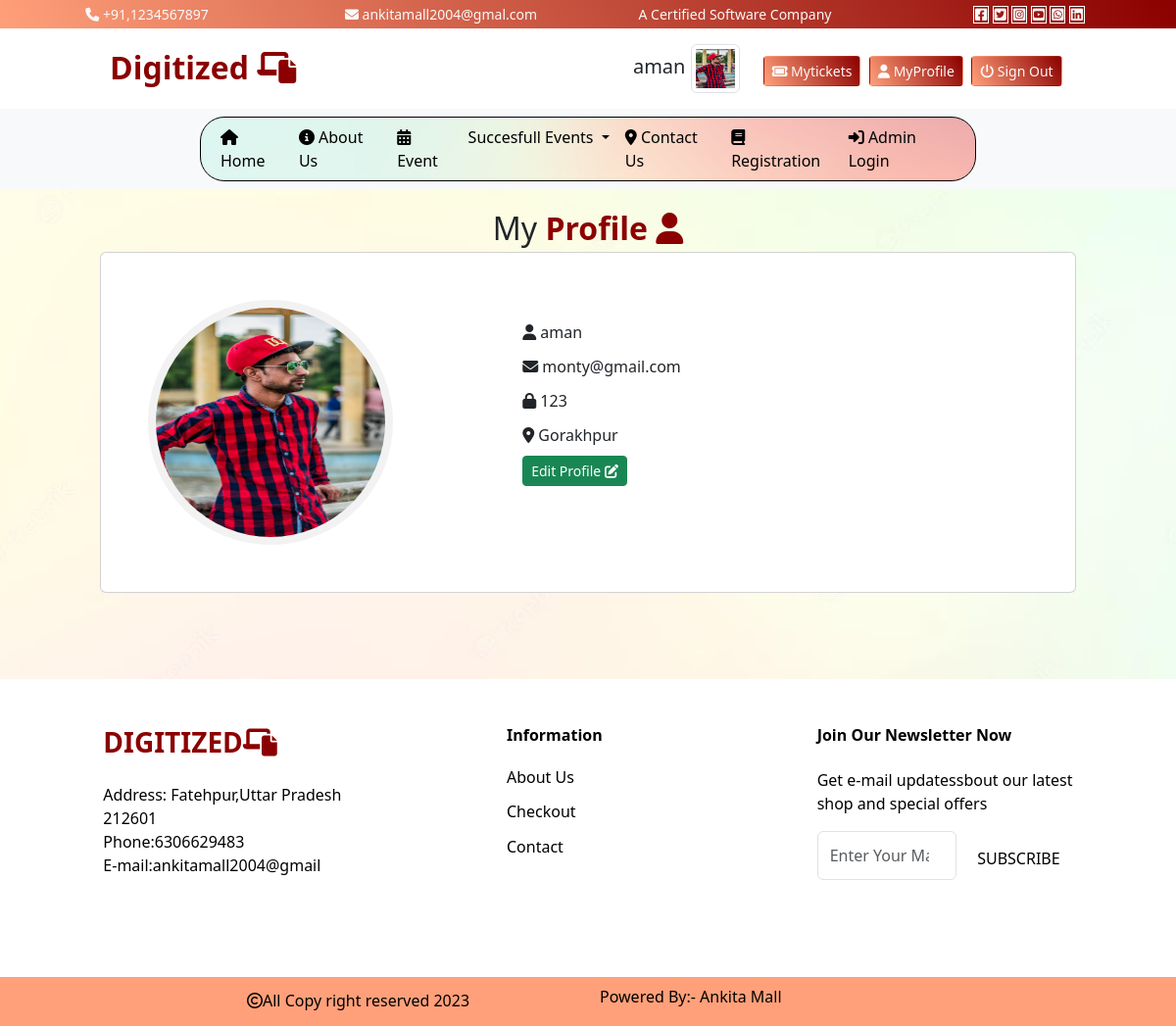
Screenshot of /user/myprofile/ (signed in) with the database file from the repository.
### user/models.py (models this page shows)
class register(models.Model):
    email=models.CharField(max_length=200,primary_key=True)
    uname=models.CharField(max_length=200,null=True)
    passwd=models.CharField(max_length=100,null=True)
    upic=models.ImageField(upload_to='static/profile',null=True)
    address=models.TextField(null=True)

### user/views.py (the view, shortened to what this page needs)
# urls.py: path('myprofile/',views.myprofile),
def myprofile(request):
    user=request.session.get('user')
    rdata="";
    if user:
        rdata=register.objects.filter(email=user)
    md={"mdata":rdata}
    return render(request,'user/myprofile.html',md)

### templates/user/myprofile.html (shortened to what this page needs)
{% extends 'base.html'%}
{% load static %}
{% block content %}
<div class="fs-2 text-center">
    My<b class="txt-mycolor"> Profile <i class="fa-solid fa-user"></i></b>
</div>
<div class="row">
    <div class="col-sm-10 mx-auto">
        {% for i in mdata %}
        <div class="card mb-3" >
  <div class="row g-0">
    <div class="col-md-5 p-5">
      <img src="/{{i.upic}}" style="height:250px;width:250px;border:8px solid #f2f2f2" class="img-fluid rounded-pill" alt="...">
    </div>
    <div class="col-md-7 py-5">
      <div class="card-body">
        <p class="card-text" style="line-height:35px;">
            <i class="fa-solid fa-user"></i> {{i.uname}}<br/>
            <i class="fa-solid fa-envelope"></i> {{i.email}}<br/>
            <i class="fa-solid fa-lock"></i> {{i.passwd}}<br/>
            <i class="fa-solid fa-location-dot"></i>  {{i.address}}<br/>
            <a href="#" class="btn btn-sm btn-success" onclick="demo()">Edit Profile <i class="fa-solid fa-pen-to-square"></i></a>
        </p>
         </div>
    </div>
  </div>
</div>
        {% endfor %}
    </div>
</div>
{% endblock %}

### templates/base.html (shortened to what this page needs)
<!DOCTYPE html>
{% load static %}
<html lang="en">
<head>
    <link href="{% static 'css/bootstrap.css' %}" rel="stylesheet"/>
    <link href="{% static 'css/all.css' %}" rel="stylesheet"/>
</head>
<body>
<div class="container-fluid">
    <div class="row t1 text-center bg-mycolor text-light py-1">
        <div class="col-lg-3 col-md-6 col-sm-12">
            <i class="fa-solid fa-phone"></i> +91,1234567897
        </div>
        <div class="col-lg-3 col-md-6 col-sm-12">
            <i class="fa-solid fa-envelope"></i>
            ankitamall2004@gmal.com
        </div>
        <div class="col-lg-3 col-md-6 col-sm-12">
            A Certified Software Company
        </div>
        <div class="col-lg-3 col-md-6 col-sm-12">
<i class="fa-brands fa-square-facebook"></i>
<i class="fa-brands fa-square-twitter"></i>
<i class="fa-brands fa-square-instagram"></i>
<i class="fa-brands fa-square-youtube"></i>
<i class="fa-brands fa-square-whatsapp"></i>
            <i class="fa-brands fa-linkedin"></i>
        </div>
    </div>
    <div class="row t2">
        <div class="col-sm-10 mx-auto">
<div class="row py-3">
    <div class="col-sm-4 fs-2">
        <b class="txt-mycolor">Digitized
        <i class="fa-solid fa-laptop-file"></i></b>
    </div>
    <div class="col-sm-1">
    </div>
    <div class="col-sm-3 text-end fs-5">
        {% if request.session.user %}
           <a href="#" class="nav-link disabled"> {{ request.session.username }}
              <img src="/{{ request.session.userpic }}" style="height:50px; width:50px;" class="img-thumbnail"/>
                   </a>
        {% else %}
        <a href="#" class="nav-link disabled">
              <img src="{% static 'images/defaultuser.jpeg' %}" style="max-height:50px;" class="img-thumbnail"/>
                   </a>
        {% endif %}
    </div>
    <div class="col-sm-4 fs-2">
        {% if request.session.user %}
        <a href="/user/myticket/" class="btn btn-sm bg-mycolor text-light">
        <i class="fa-solid fa-ticket"></i></i>
            Mytickets
            </a>
        <a href="/user/myprofile/" class="btn btn-sm bg-mycolor text-light">
        <i class="fa-solid fa-user"></i></i>
            MyProfile
            </a>
        <a href="/user/logout/" class="btn btn-sm bg-mycolor text-light">
        <i class="fa-solid fa-power-off"></i>
            Sign Out
            </a>
        {% else %}
        <a href="/user/signin/" class="btn bg-mycolor text-light">
        <i class="fa-solid fa-right-to-bracket"></i>
            Sign In
            </a>
         {% endif %}
    </div>
    </div>
</div>
    </div>
        </div>
    <div class="row t3 bg-light">
        <div class="col-sm-8 mx-auto">
            <nav class="navbar navbar-expand-lg bg-body-tertiary" id="menu">
  <div class="container-fluid a">
    <div class="collapse navbar-collapse" id="navbarSupportedContent">
      <ul class="navbar-nav me-auto mb-2 mb-lg-0">
        <li class="nav-item">
          <a class="nav-link active" aria-current="page" href="/user/index/"><i class="fa-solid fa-house"></i>
              Home</a>
        </li>
        <li class="nav-item">
          <a class="nav-link" href="/user/about/"><i class="fa-solid fa-circle-info"></i>
              About Us</a>
        </li>
          <li class="nav-item">
          <a class="nav-link" href="/user/event/"><i class="fa-solid fa-calendar-days"></i>
              Event</a>
        </li>
          <li class="nav-item dropdown">
          <a class="nav-link dropdown-toggle" href="/user/gallery/" role="button" data-bs-toggle="dropdown" aria-expanded="false">
            Succesfull Events
          </a>
          <li class="nav-item">
          <a class="nav-link" href="/user/contact/"><i class="fa-solid fa-location-dot"></i>
              Contact Us</a>
        </li>
          </li>
          <li class="nav-item">
          <a class="nav-link" href="/user/signup/"><i class="fa-solid fa-book"></i>
              Registration</a>
        </li>
           <li class="nav-item">
          <a class="nav-link" href="/admin/"><i class="fa-solid fa-right-to-bracket"></i>
              Admin Login</a>
        </li>
      </ul>
    </div>
  </div>
</nav>
        </div>
    </div>
    <div class="row">
        <div class="col-sm-12 py-3 b" style="min-height:500px;">
    {% block content %}
    {% endblock %}
        </div>
        </div>
    <div class="row ufooter bg-#f2edea ">
<footer class="text-center text-lg-start text-muted">
  <section class="">
    <div class="container text-center text-md-start mt-5">
      <div class="row mt-3">
        <div class="col-md-3 col-lg-4 col-xl-3 mx-auto mb-4">
          <h6 class="text-uppercase fw-bold mb-4">
            <b class="txt-mycolor fs-3">Digitized<i class="fa-solid fa-laptop-file"></i></b>
          </h6>
          <div style="color:black;">Address: Fatehpur,Uttar Pradesh 212601</div>
		  <div style="color:black;">Phone:6306629483</div>
		  <div style="color:black;">E-mail:ankitamall2004@gmail</div>
        </div>
        <div class="col-md-2 col-lg-2 col-xl-2 mx-auto mb-4">
          <h6 class="fw-bold mb-4" style="color:black;">
            Information
          </h6>
          <p>
            <a href="/user/about/" class="text-reset" style="text-decoration:none;"><h6 style="color:black";>About Us</h6></a>
          </p>
          <p>
            <a href="/user/event/" class="text-reset" style="text-decoration:none;color:black;"><h6 style="color:black";>Checkout</h6></a>
          </p>
          <p>
            <a href="/user/contact/" class="text-reset" style="text-decoration:none;color:black;"><h6 style="color:black";>Contact</h6></a>
          </p>
        </div>
        <div class="col-md-4 col-lg-3 col-xl-3 mx-auto mb-md-0 mb-4">
          <h6 class="fw-bold mb-4" style="color:black;">Join Our Newsletter Now</h6>
          <p style="color:black;">
            Get e-mail updatessbout our latest shop and special offers
          </p>
		  <form class="d-flex" role="search">
      <input class="form-control me-2" type="search" placeholder="Enter Your Mail" aria-label="Search">
      <button type="button" class="btn" style="color:black;">SUBSCRIBE</button>
    </form>
        </div>
      </div>
    </div>
  </section>
</footer>
    </div>
   <div class="row bfooter mt-1" style="background:#FFA07A; color:black;" >
        <div class="col-sm-2"></div>
        <div class="col-sm-4 pt-2">
        <i class="fa-regular fa-copyright mt-2 ps-5"></i>All Copy right reserved 2023</div>
        <div class="col-sm-4 pt-2">
        <p >Powered By:- Ankita Mall</p>
         </div>
        <div class="col-sm-2"></div>
    </div>
</body>
</html>

### rows the page displays
register: session.username "aman", upic (picture), uname "aman", email "monty@gmail.com", passwd "123", address "Gorakhpur"
